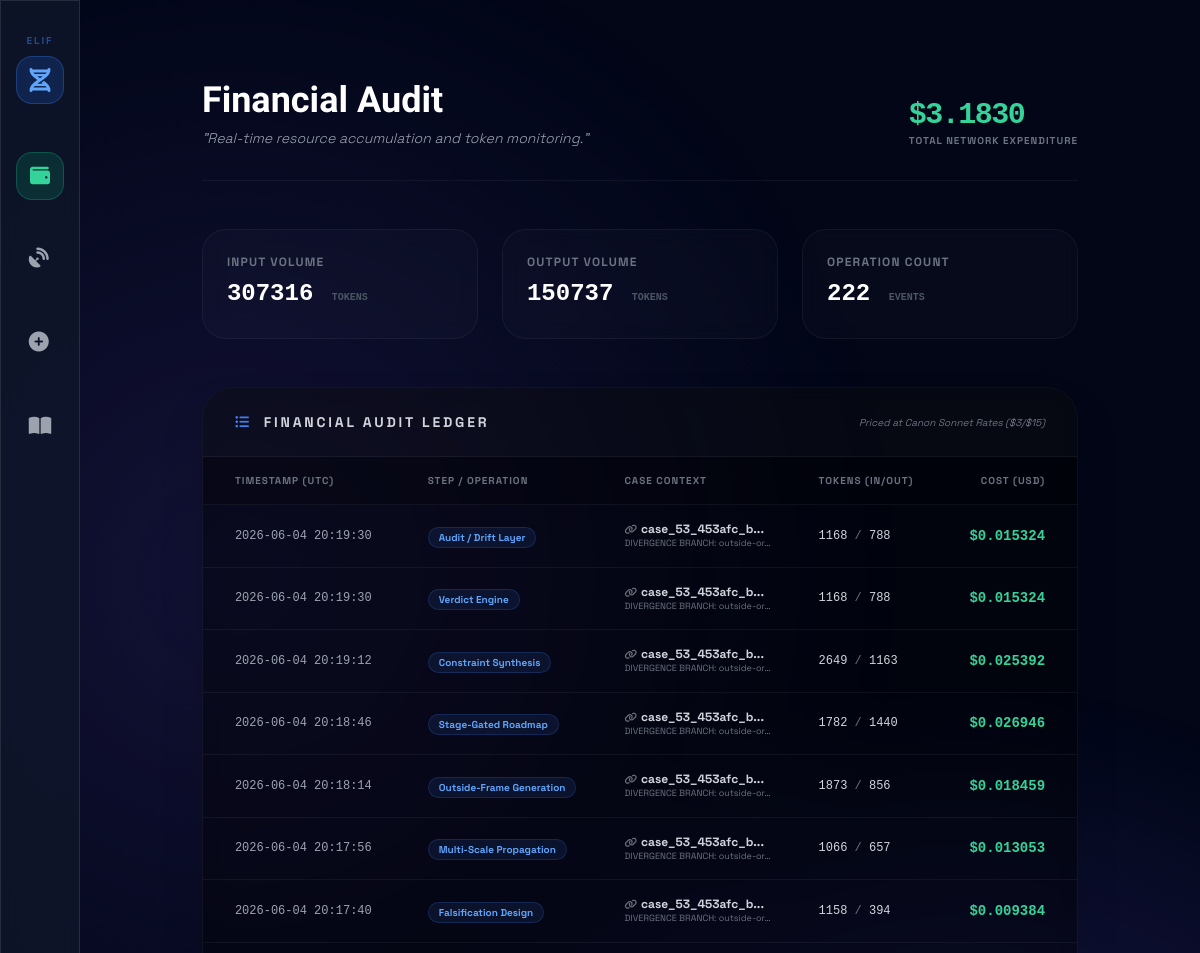
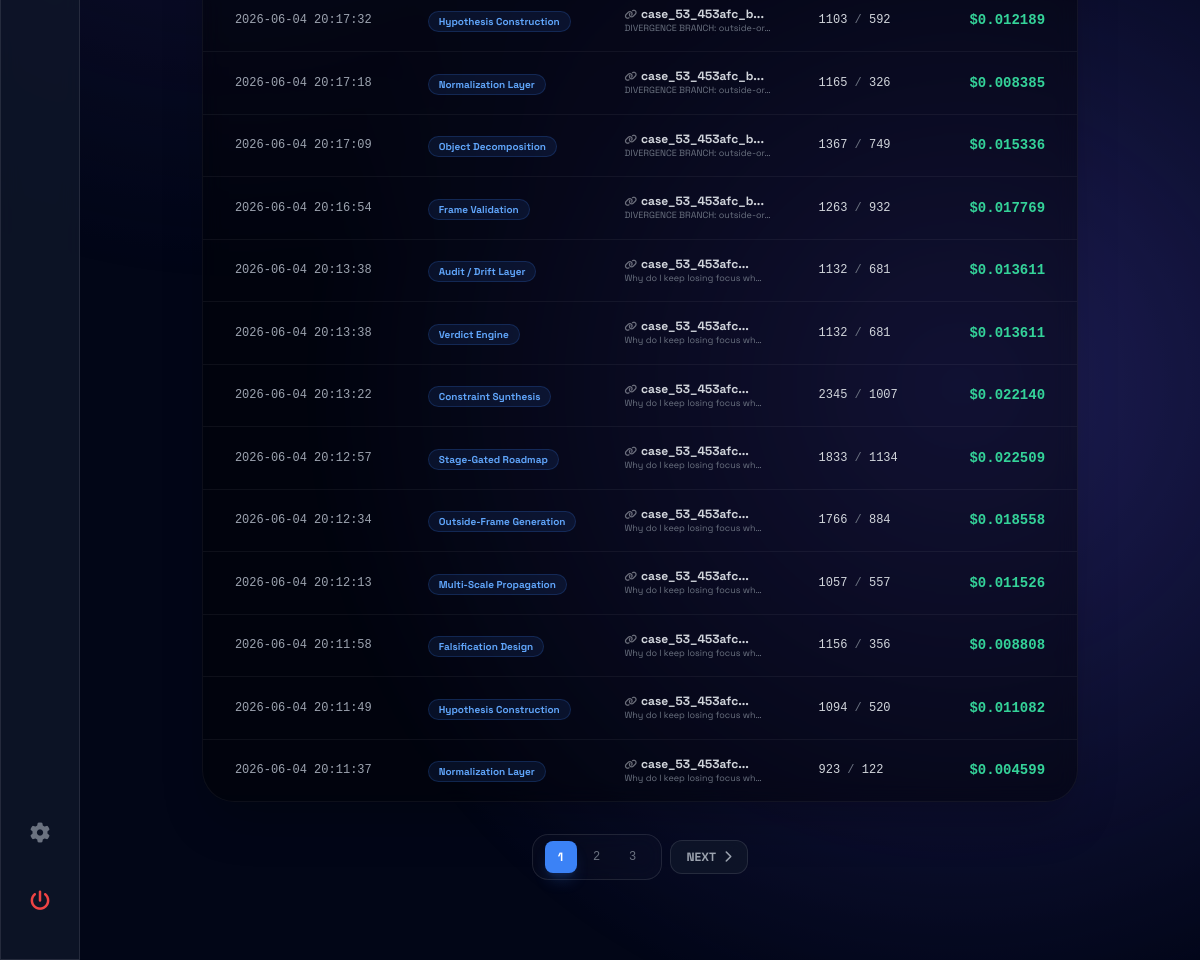
The page /spend/ (signed in) on the database its author committed (2 pictures, top to bottom).
### discovery/models.py (models this page shows, shortened)
class SpendRecord(models.Model):
    inquiry = models.ForeignKey(Inquiry, on_delete=models.SET_NULL, null=True, blank=True, related_name='spend_records')
    step_name = models.CharField(max_length=100, help_text="The ELIF reasoning step (e.g. Frame Validator)")
    model_id = models.CharField(max_length=100)
    input_tokens = models.IntegerField(default=0)
    output_tokens = models.IntegerField(default=0)
    cost_usd = models.DecimalField(max_digits=10, decimal_places=6, default=0.0)
    timestamp = models.DateTimeField(auto_now_add=True)

class Inquiry(models.Model):
    id = models.UUIDField(primary_key=True, default=uuid.uuid4, editable=False)
    case_id = models.CharField(max_length=100, default=uuid.uuid4)
    topic = models.CharField(max_length=255, default="General", help_text="The thematic folder/category for this inquiry.")
    core_question = models.TextField(help_text="The original input frame.")
    current_question_state = models.TextField(blank=True, help_text="The evolved inquiry state.")
    parent_inquiry = models.ForeignKey('self', on_delete=models.SET_NULL, null=True, blank=True, related_name='children')
    branch_name = models.CharField(max_length=255, blank=True, help_text="The name of the trajectory this branch represents.")
    divergences = models.JSONField(default=list, help_text="First-class inquiry forks / competing futures.")
    assumptions = models.JSONField(default=list, help_text="Load-bearing assumptions surfaced by Step 3.")
    evidence_map = models.JSONField(default=dict)
    hypothesis_set = models.JSONField(default=dict, help_text="Active and falsified possibilities.")
    solution_families = models.JSONField(default=list, help_text="Competing solution architectures (Pluralism).")
    unresolved_zones = models.JSONField(default=list, help_text="Residual Darkness / Regulatory uncertainty (The One).")
    constraints = models.JSONField(default=list)
    history_log = models.JSONField(default=list, help_text="Traceable audit of all cognitive mutations.")
    confidence_evolution = models.JSONField(default=list)
    stability_evolution = models.JSONField(default=list)
    current_status_msg = models.CharField(max_length=255, default="Initializing Engine...", blank=True)
    status = models.CharField(max_length=20, default="PENDING", choices=[
        ("PENDING", "Pending"),
        ("RUNNING", "Running"),
        ("COMPLETED", "Completed"),
        ("FAILED", "Failed"),
        ("REFUSED", "Refused"),
    ])
    final_verdict = models.CharField(max_length=100, blank=True, null=True)
    current_frame = models.JSONField(default=dict)
    state_data = models.JSONField(default=dict)
    created_at = models.DateTimeField(auto_now_add=True)
    updated_at = models.DateTimeField(auto_now=True)

### discovery/views.py (the view)
# urls.py: path('spend/', views.spend_history, name='spend_history'),
@login_required
def spend_history(request):
    records_list = SpendRecord.objects.all().order_by("-timestamp")
    paginator = Paginator(records_list, 20)
    page_number = request.GET.get('page')
    records = paginator.get_page(page_number)
    total_cost = records_list.aggregate(Sum('cost_usd'))['cost_usd__sum'] or 0.0
    total_tokens = records_list.aggregate(Sum('input_tokens'), Sum('output_tokens'))
    context = {
        "records": records,
        "total_cost": total_cost,
        "total_input_tokens": total_tokens['input_tokens__sum'] or 0,
        "total_output_tokens": total_tokens['output_tokens__sum'] or 0,
    }
    return render(request, "discovery/spend_history.html", context)

### discovery/context_processors.py (called while the page is built)
def system_settings(request):
    return {
        'system_settings': SystemSettings.get_settings()
    }

### templates/discovery/spend_history.html (shortened to what this page needs)
{% extends "base.html" %}
{% block content %}
<div class="max-w-7xl mx-auto px-4 md:px-6 py-6 md:py-12 animate-in fade-in slide-in-from-bottom-4 duration-700">
    <header class="flex flex-col md:flex-row justify-between items-center md:items-end mb-12 border-b border-white/5 pb-8 space-y-6 md:space-y-0 text-center md:text-left">
        <div class="w-full md:w-auto">
            <h1 class="text-3xl md:text-4xl font-bold text-white mb-2 planet-nav">Financial Audit</h1>
            <p class="text-xs md:text-sm text-gray-400 font-light italic">"Real-time resource accumulation and token monitoring."</p>
        </div>
        <div class="w-full md:w-auto">
            <div class="text-2xl md:text-3xl font-bold text-emerald-400 font-mono tracking-tighter">${{ total_cost|stringformat:".4f" }}</div>
            <div class="text-[10px] text-gray-500 uppercase tracking-widest font-bold">Total Network Expenditure</div>
        </div>
    </header>
    <div class="grid grid-cols-1 md:grid-cols-3 gap-6 mb-12">
        <div class="glass p-6 rounded-3xl border-white/5 bg-white/[0.02]">
            <div class="text-xs text-gray-500 uppercase tracking-widest font-bold mb-2">Input Volume</div>
            <div class="text-2xl font-bold text-white font-mono">{{ total_input_tokens }} <span class="text-[10px] text-gray-600 ml-1">TOKENS</span></div>
        </div>
        <div class="glass p-6 rounded-3xl border-white/5 bg-white/[0.02]">
            <div class="text-xs text-gray-500 uppercase tracking-widest font-bold mb-2">Output Volume</div>
            <div class="text-2xl font-bold text-white font-mono">{{ total_output_tokens }} <span class="text-[10px] text-gray-600 ml-1">TOKENS</span></div>
        </div>
        <div class="glass p-6 rounded-3xl border-white/5 bg-white/[0.02]">
            <div class="text-xs text-gray-500 uppercase tracking-widest font-bold mb-2">Operation Count</div>
            <div class="text-2xl font-bold text-white font-mono">{{ records.paginator.count }} <span class="text-[10px] text-gray-600 ml-1">EVENTS</span></div>
        </div>
    </div>
    <div class="glass rounded-[2rem] border-white/5 bg-black/40 shadow-2xl overflow-hidden">
        <div class="px-8 py-6 border-b border-white/5 bg-white/[0.02] flex justify-between items-center">
            <h5 class="text-sm font-bold text-gray-300 uppercase tracking-[0.2em]"><i class="fa-solid fa-list-ul mr-3 text-blue-500"></i>Financial Audit Ledger</h5>
            <div class="text-[10px] text-gray-500 italic">Priced at Canon Sonnet Rates ($3/$15)</div>
        </div>
        <div class="overflow-x-auto">
            <table class="w-full text-left border-collapse">
                <thead>
                    <tr class="text-[10px] text-gray-500 uppercase tracking-widest bg-black/20">
                        <th class="px-8 py-4 font-bold border-b border-white/5">Timestamp (UTC)</th>
                        <th class="px-6 py-4 font-bold border-b border-white/5">Step / Operation</th>
                        <th class="px-6 py-4 font-bold border-b border-white/5">Case Context</th>
                        <th class="px-6 py-4 font-bold border-b border-white/5">Tokens (In/Out)</th>
                        <th class="px-8 py-4 font-bold border-b border-white/5 text-right">Cost (USD)</th>
                    </tr>
                </thead>
                <tbody class="divide-y divide-white/5">
                    {% for record in records %}
                    <tr class="hover:bg-white/[0.02] transition-colors group">
                        <td class="px-8 py-4 text-xs text-gray-400 font-mono">{{ record.timestamp|date:"Y-m-d H:i:s" }}</td>
                        <td class="px-6 py-4">
                            <span class="inline-flex items-center px-2.5 py-0.5 rounded-full text-[10px] font-bold bg-blue-500/10 text-blue-400 border border-blue-500/20">
                                {{ record.step_name }}
                            </span>
                        </td>
                        <td class="px-6 py-4">
                            {% if record.inquiry %}
                                <div class="flex flex-col">
                                    <a href="{% url 'discovery:room_view' record.inquiry.pk 'DISCOVERY' %}" class="text-xs text-gray-300 hover:text-blue-400 transition-colors font-bold">
                                        <i class="fa-solid fa-link text-[10px] mr-1 opacity-50"></i>{{ record.inquiry.case_id|slice:":16" }}...
                                    </a>
                                    <span class="text-[9px] text-gray-500 truncate max-w-[150px]" title="{{ record.inquiry.core_question }}">
                                        {{ record.inquiry.core_question|truncatechars:30 }}
                                    </span>
                                </div>
                            {% else %}
                                <span class="text-xs text-gray-600 italic">Global/Orphan</span>
                            {% endif %}
                        </td>
                        <td class="px-6 py-4 text-xs font-mono text-gray-500">
                            <span class="text-gray-300">{{ record.input_tokens }}</span> / <span class="text-gray-300">{{ record.output_tokens }}</span>
                        </td>
                        <td class="px-8 py-4 text-right text-sm font-bold text-emerald-400 font-mono">
                            <span title="In: ${{ record.input_tokens }} x Rate | Out: ${{ record.output_tokens }} x Rate">
                                ${{ record.cost_usd|stringformat:".6f" }}
                            </span>
                        </td>
                    </tr>
                    {% endfor %}
                </tbody>
            </table>
        </div>
    </div>
    {% if records.has_other_pages %}
    <div class="mt-8 flex justify-center items-center space-x-2">
        <div class="flex items-center space-x-1 glass px-3 py-1.5 rounded-2xl bg-white/[0.02]">
            {% for i in records.paginator.page_range %}
                {% if records.number == i %}
                    <span class="w-8 h-8 flex items-center justify-center rounded-lg bg-blue-500 text-white text-xs font-bold shadow-lg shadow-blue-500/20">
                        {{ i }}
                    </span>
                {% elif i > records.number|add:'-3' and i < records.number|add:'3' %}
                    <a href="?page={{ i }}" class="w-8 h-8 flex items-center justify-center rounded-lg text-gray-500 hover:bg-white/5 hover:text-white transition-all text-xs font-mono">
                        {{ i }}
                    </a>
                {% endif %}
            {% endfor %}
        </div>
        {% if records.has_next %}
            <a href="?page={{ records.next_page_number }}" class="glass px-4 py-2 rounded-xl text-xs font-bold text-gray-400 hover:text-white transition-all">
                NEXT<i class="fa-solid fa-chevron-right ml-2"></i>
            </a>
        {% endif %}
    </div>
    {% endif %}
</div>
{% endblock %}

### templates/base.html (style rules this page uses)
body { background-color: #020617; color: #f8fafc; font-family: 'Space Grotesk', sans-serif; overflow-x: hidden; }
.glass { background: rgba(15, 23, 42, 0.8); backdrop-filter: blur(10px); border: 1px solid rgba(255, 255, 255, 0.1); }
.planet-nav { font-family: 'Orbitron', sans-serif; }

### rows shown on the page
SpendRecord: timestamp "2026-06-04 20:19:30", step_name "Audit / Drift Layer", inquiry.case_id "case_53_453afc_b", inquiry.core_question "DIVERGENCE BRANCH: outside-or…", input_tokens "1168", output_tokens "788", cost_usd "0.015324"
SpendRecord: timestamp "2026-06-04 20:19:30", step_name "Verdict Engine", inquiry.case_id "case_53_453afc_b", inquiry.core_question "DIVERGENCE BRANCH: outside-or…", input_tokens "1168", output_tokens "788", cost_usd "0.015324"
SpendRecord: timestamp "2026-06-04 20:19:12", step_name "Constraint Synthesis", inquiry.case_id "case_53_453afc_b", inquiry.core_question "DIVERGENCE BRANCH: outside-or…", input_tokens "2649", output_tokens "1163", cost_usd "0.025392"
SpendRecord: timestamp "2026-06-04 20:18:46", step_name "Stage-Gated Roadmap", inquiry.case_id "case_53_453afc_b", inquiry.core_question "DIVERGENCE BRANCH: outside-or…", input_tokens "1782", output_tokens "1440", cost_usd "0.026946"
SpendRecord: timestamp "2026-06-04 20:18:14", step_name "Outside-Frame Generation", inquiry.case_id "case_53_453afc_b", inquiry.core_question "DIVERGENCE BRANCH: outside-or…", input_tokens "1873", output_tokens "856", cost_usd "0.018459"
SpendRecord: timestamp "2026-06-04 20:17:56", step_name "Multi-Scale Propagation", inquiry.case_id "case_53_453afc_b", inquiry.core_question "DIVERGENCE BRANCH: outside-or…", input_tokens "1066", output_tokens "657", cost_usd "0.013053"
SpendRecord: timestamp "2026-06-04 20:17:40", step_name "Falsification Design", inquiry.case_id "case_53_453afc_b", inquiry.core_question "DIVERGENCE BRANCH: outside-or…", input_tokens "1158", output_tokens "394", cost_usd "0.009384"
SpendRecord: timestamp "2026-06-04 20:17:32", step_name "Hypothesis Construction", inquiry.case_id "case_53_453afc_b", inquiry.core_question "DIVERGENCE BRANCH: outside-or…", input_tokens "1103", output_tokens "592", cost_usd "0.012189"
SpendRecord: timestamp "2026-06-04 20:17:18", step_name "Normalization Layer", inquiry.case_id "case_53_453afc_b", inquiry.core_question "DIVERGENCE BRANCH: outside-or…", input_tokens "1165", output_tokens "326", cost_usd "0.008385"
SpendRecord: timestamp "2026-06-04 20:17:09", step_name "Object Decomposition", inquiry.case_id "case_53_453afc_b", inquiry.core_question "DIVERGENCE BRANCH: outside-or…", input_tokens "1367", output_tokens "749", cost_usd "0.015336"
SpendRecord: timestamp "2026-06-04 20:16:54", step_name "Frame Validation", inquiry.case_id "case_53_453afc_b", inquiry.core_question "DIVERGENCE BRANCH: outside-or…", input_tokens "1263", output_tokens "932", cost_usd "0.017769"
SpendRecord: timestamp "2026-06-04 20:13:38", step_name "Audit / Drift Layer", inquiry.case_id "case_53_453afc", inquiry.core_question "Why do I keep losing focus wh…", input_tokens "1132", output_tokens "681", cost_usd "0.013611"
SpendRecord: timestamp "2026-06-04 20:13:38", step_name "Verdict Engine", inquiry.case_id "case_53_453afc", inquiry.core_question "Why do I keep losing focus wh…", input_tokens "1132", output_tokens "681", cost_usd "0.013611"
SpendRecord: timestamp "2026-06-04 20:13:22", step_name "Constraint Synthesis", inquiry.case_id "case_53_453afc", inquiry.core_question "Why do I keep losing focus wh…", input_tokens "2345", output_tokens "1007", cost_usd "0.022140"
SpendRecord: timestamp "2026-06-04 20:12:57", step_name "Stage-Gated Roadmap", inquiry.case_id "case_53_453afc", inquiry.core_question "Why do I keep losing focus wh…", input_tokens "1833", output_tokens "1134", cost_usd "0.022509"
SpendRecord: timestamp "2026-06-04 20:12:34", step_name "Outside-Frame Generation", inquiry.case_id "case_53_453afc", inquiry.core_question "Why do I keep losing focus wh…", input_tokens "1766", output_tokens "884", cost_usd "0.018558"
SpendRecord: timestamp "2026-06-04 20:12:13", step_name "Multi-Scale Propagation", inquiry.case_id "case_53_453afc", inquiry.core_question "Why do I keep losing focus wh…", input_tokens "1057", output_tokens "557", cost_usd "0.011526"
SpendRecord: timestamp "2026-06-04 20:11:58", step_name "Falsification Design", inquiry.case_id "case_53_453afc", inquiry.core_question "Why do I keep losing focus wh…", input_tokens "1156", output_tokens "356", cost_usd "0.008808"
SpendRecord: timestamp "2026-06-04 20:11:49", step_name "Hypothesis Construction", inquiry.case_id "case_53_453afc", inquiry.core_question "Why do I keep losing focus wh…", input_tokens "1094", output_tokens "520", cost_usd "0.011082"
SpendRecord: timestamp "2026-06-04 20:11:37", step_name "Normalization Layer", inquiry.case_id "case_53_453afc", inquiry.core_question "Why do I keep losing focus wh…", input_tokens "923", output_tokens "122", cost_usd "0.004599"

### other values the page prints
{{ total_cost|stringformat:".4f" }} "3.1830"
{{ total_input_tokens }} "307316"
{{ total_output_tokens }} "150737"
{{ records.paginator.count }} "222"
{{ i }} "1"
{{ i }} "2" "3"
